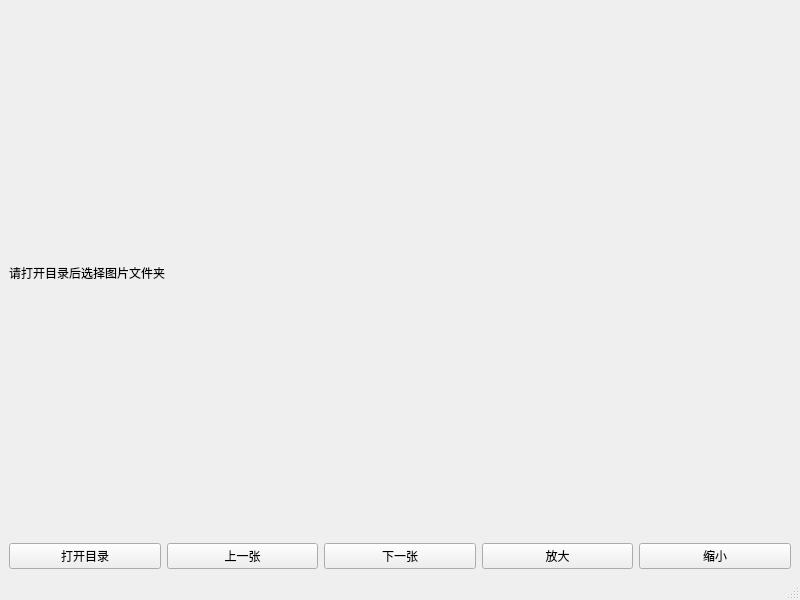
<?xml version="1.0" encoding="UTF-8"?>
<ui version="4.0">
 <class>MainWindow</class>
 <widget class="QMainWindow" name="MainWindow">
  <property name="geometry">
   <rect>
    <x>0</x>
    <y>0</y>
    <width>800</width>
    <height>600</height>
   </rect>
  </property>
  <property name="minimumSize">
   <size>
    <width>800</width>
    <height>600</height>
   </size>
  </property>
  <property name="maximumSize">
   <size>
    <width>800</width>
    <height>600</height>
   </size>
  </property>
  <property name="windowTitle">
   <string>图片浏览工具</string>
  </property>
  <widget class="QWidget" name="centralwidget">
   <layout class="QGridLayout" name="gridLayout">
    <item row="0" column="0" colspan="5">
     <widget class="QLabel" name="label_Image">
      <property name="autoFillBackground">
       <bool>true</bool>
      </property>
      <property name="text">
       <string>请打开目录后选择图片文件夹</string>
      </property>
     </widget>
    </item>
    <item row="1" column="0">
     <widget class="QPushButton" name="pushButton_Open">
      <property name="text">
       <string>打开目录</string>
      </property>
     </widget>
    </item>
    <item row="1" column="1">
     <widget class="QPushButton" name="pushButton_Before">
      <property name="text">
       <string>上一张</string>
      </property>
     </widget>
    </item>
    <item row="1" column="2">
     <widget class="QPushButton" name="pushButton_Next">
      <property name="text">
       <string>下一张</string>
      </property>
     </widget>
    </item>
    <item row="1" column="3">
     <widget class="QPushButton" name="pushButton_Bigger">
      <property name="text">
       <string>放大</string>
      </property>
     </widget>
    </item>
    <item row="1" column="4">
     <widget class="QPushButton" name="pushButton_Smaller">
      <property name="text">
       <string>缩小</string>
      </property>
     </widget>
    </item>
   </layout>
  </widget>
  <widget class="QMenuBar" name="menubar">
   <property name="geometry">
    <rect>
     <x>0</x>
     <y>0</y>
     <width>800</width>
     <height>30</height>
    </rect>
   </property>
  </widget>
  <widget class="QStatusBar" name="statusbar"/>
 </widget>
 <resources/>
 <connections/>
</ui>
